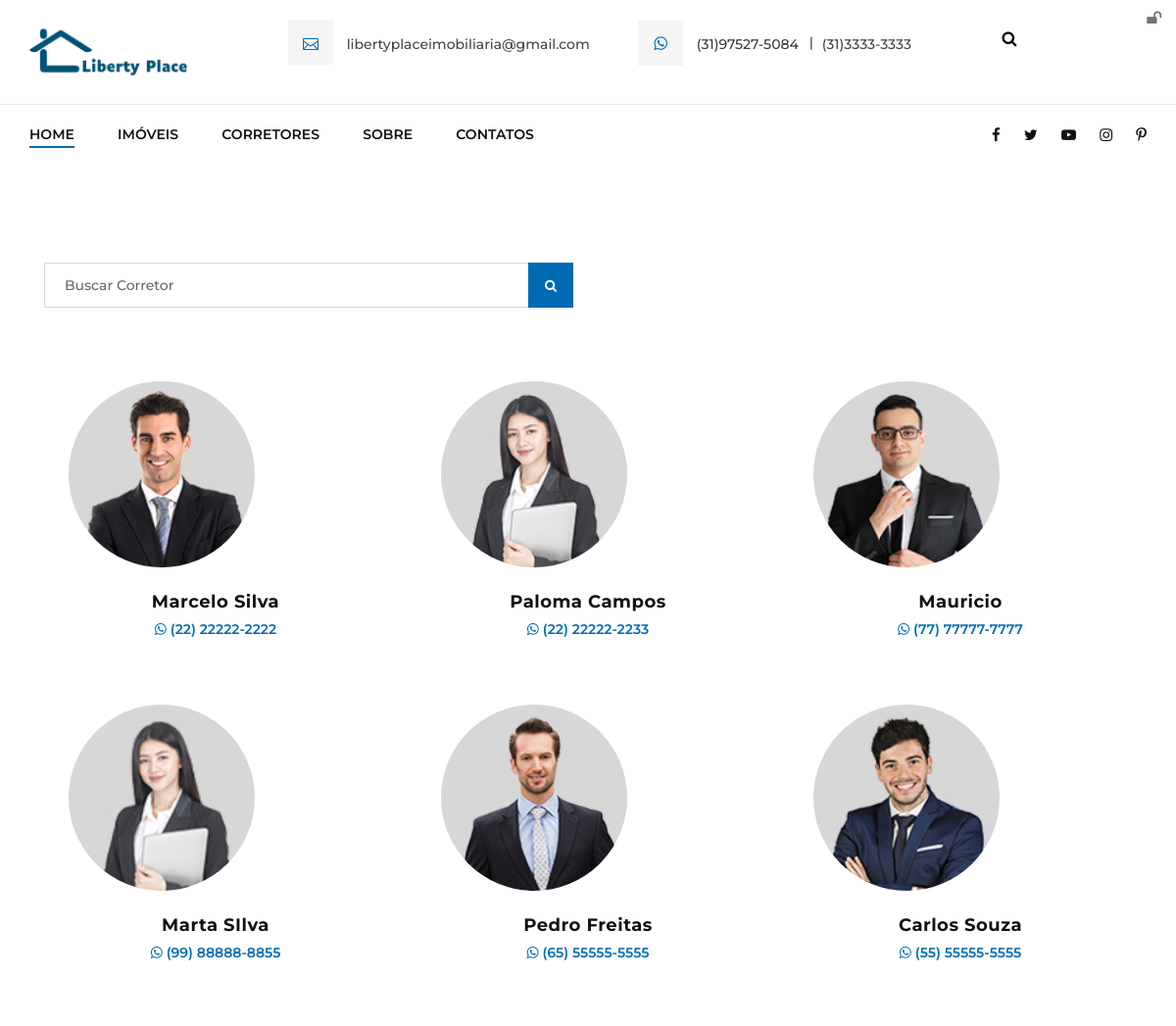
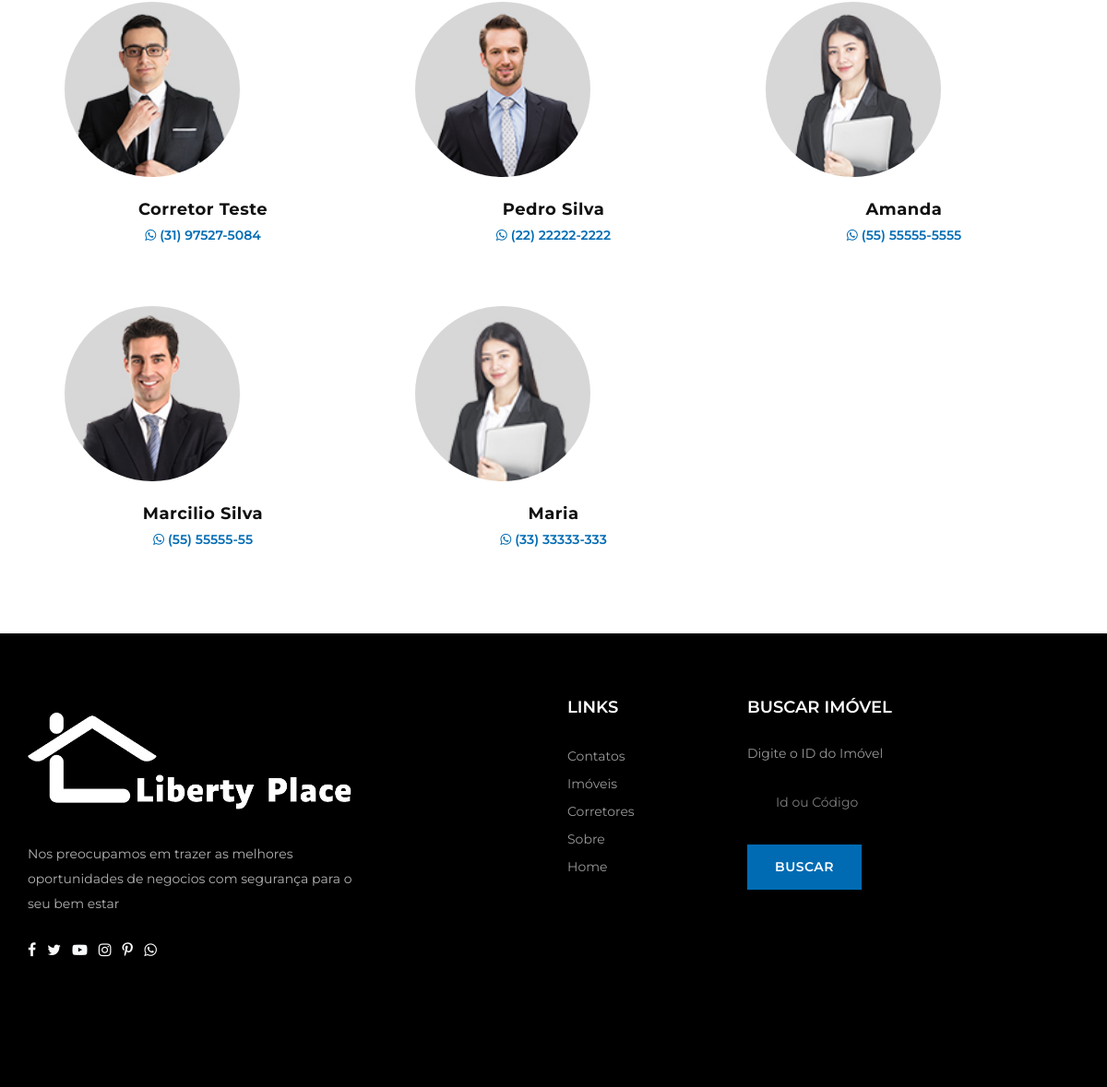
/imobiliaria/corretores.php, run on the app's committed database (2 pictures, top to bottom).
### tables this page shows
CREATE TABLE `corretores` (
  `id` int(11) NOT NULL,
  `nome` varchar(50) NOT NULL,
  `cpf` varchar(20) NOT NULL,
  `telefone` varchar(15) NOT NULL,
  `email` varchar(50) NOT NULL,
  `endereco` varchar(100) NOT NULL,
  `foto` varchar(100) NOT NULL,
  `descricao` varchar(90) DEFAULT NULL,
  `twitter` varchar(150) DEFAULT NULL,
  `facebook` varchar(150) DEFAULT NULL,
  `corretor` tinyint(1) DEFAULT NULL,
  `creci` varchar(15) DEFAULT NULL
);

### imobiliaria/config.php (called while the page is built, shortened)
<?php
$whatsapp = "(31)97527-5084";
$telfixo = "(31)3333-3333";
$whatsappLink = "5531975275084";
$email = "libertyplaceimobiliaria@gmail.com";
 ?>

### imobiliaria/corretores.php (the view, shortened to what this page needs)
<?php
include_once("conexao.php");
include_once("cabecalho.php");
 ?>
<section class="agent-section spad">
    <div class="container">
        <div class="row">
            <div class="col-lg-6">
                <div class="agent-search-form">
                    <form action="corretores.php">
                        <input type="text" name="nome" placeholder="Buscar Corretor">
                        <button type="submit"><i class="fa fa-search"></i></button>
                    </form>
                </div>
            </div>
        </div>
        <div class="as-slider owl-carousel">
            <div class="row">
                <?php
                        $res = $pdo->query("SELECT * FROM corretores where nome LIKE '%".@$busca."%'");
          $dados = $res->fetchAll(PDO::FETCH_ASSOC);
          for ($i=0; $i < count($dados); $i++) {
             $nome = $dados[$i]['nome'];
                        $telefone = $dados[$i]['telefone'];
                        $imagem = $dados[$i]['foto'];
            ?>
              <div class="col-md-4">
                <div class="ts-item">
                    <div class="ts-text">
                        <img src="sistema/img/profiles/<?php echo $imagem ?>" alt="">
                        <h5><?php echo $nome ?></h5>
                        <span><i class="fa fa-whatsapp mr-1"></i><?php echo $telefone ?></span>
                    </div>
                </div>
            </div>
            <?php  }
               ?>
            </div>
        </div>
    </div>
</section>
<?php
include_once("rodape.php");
 ?>

### imobiliaria/cabecalho.php (shortened to what this page needs)
<?php
include_once("config.php");
 ?>
<!DOCTYPE html>
<html lang="pt-br">
    <head>
        <link rel="stylesheet" href="css/bootstrap.min.css" type="text/css">
        <link rel="stylesheet" href="css/font-awesome.min.css" type="text/css">
        <link rel="stylesheet" href="css/elegant-icons.css" type="text/css">
        <link rel="stylesheet" href="css/jquery-ui.min.css" type="text/css">
        <link rel="stylesheet" href="css/nice-select.css" type="text/css">
        <link rel="stylesheet" href="css/owl.carousel.min.css" type="text/css">
        <link rel="stylesheet" href="css/magnific-popup.css" type="text/css">
        <link rel="stylesheet" href="css/slicknav.min.css" type="text/css">
        <link rel="stylesheet" href="css/style.css" type="text/css">
    </head>
    <body>
        <header class="header-section">
            <span class="btn-logar"><a href="sistema" target="_blank" class="text-secondary"><i class="fa fa-unlock d-none d-md-block"></a></i></span>
            <div class="hs-top">
                <div class="container">
                    <div class="row">
                        <div class="col-lg-2">
                            <div class="logo">
                                <a href="./index.php"><img src="img/logo_1.png" alt=""></a>
                            </div>
                        </div>
                        <div class="col-lg-8">
                            <div class="ht-widget">
                                <ul>
                                    <li><i class="icon_mail_alt"></i> <?php echo $email; ?></li>
                                    <li><a class="text-dark" target="_blank" href="http://api.whatsapp.com/send?1=pt_BR&phone=<?php echo $whatsappLink; ?>"><i class="fa fa-whatsapp"></i> <?php echo $whatsapp; ?> </a> <span><?php echo $telfixo; ?></span></li>
                                </ul>
                            </div>
                        </div>
                        <div class="col-lg-2 d-none d-md-block">
                             <form action="imovel-detalhes.php" method="get">
                                    <div class="container2">
                                        <input class="busca" type="search" id="busca" name="id" placeholder="Id do Imóvel">
                                        <button class="btnbusca" type="submit"><i class="fa fa-search"></i></button>
                                    </div>
                                </form>
                        </div>
                    </div>
                </div>
            </div>
            <div class="hs-nav">
                <div class="container">
                    <div class="row">
                        <div class="col-lg-9">
                            <nav class="nav-menu">
                                <ul>
                                    <li class="active"><a href="./index.php">Home</a></li>
                                    <li><a href="imoveis.php">Imóveis</a></li>
                                    <li><a href="corretores.php">Corretores</a></li>
                                    <li><a href="sobre.php">Sobre</a></li>
                                    <li><a href="contatos.php">Contatos</a></li>
                                </ul>
                            </nav>
                        </div>
                        <div class="col-lg-3">
                            <div class="hn-social">
                                <a href="#"><i class="fa fa-facebook"></i></a>
                                <a href="#"><i class="fa fa-twitter"></i></a>
                                <a href="#"><i class="fa fa-youtube-play"></i></a>
                                <a href="#"><i class="fa fa-instagram"></i></a>
                                <a href="#"><i class="fa fa-pinterest-p"></i></a>
                            </div>
                        </div>
                    </div>
                </div>
            </div>
        </header>

### imobiliaria/rodape.php (shortened to what this page needs)
<?php
include_once("config.php");
 ?>
    <footer class="footer-section">
        <div class="container">
            <div class="row">
                <div class="col-lg-4 col-md-6">
                    <div class="fs-about">
                        <div class="fs-logo">
                            <a href="#">
                                <img src="img/logo_branco.png" alt="">
                            </a>
                        </div>
                        <p>Nos preocupamos em trazer as melhores oportunidades de negocios com segurança para o seu bem estar</p>
                    <?php if(isset($_GET['id']) && $_GET['id'] == null){ ?>
                        <div class="fs-social">
                            <a href="#"><i class="fa fa-facebook"></i></a>
                            <a href="#"><i class="fa fa-twitter"></i></a>
                            <a href="#"><i class="fa fa-youtube-play"></i></a>
                            <a href="#"><i class="fa fa-instagram"></i></a>
                            <a href="#"><i class="fa fa-pinterest-p"></i></a>
                            <a target="_blank" href="http://api.whatsapp.com/send?1=pt_BR&phone=<?php echo $whatsappLink ?>"> <i class="fa fa-whatsapp"></i></a>
                        </div>
                    <?php }else{ ?>
                        <div class="mt-2">
                            <a href="#"><i class="fa fa-facebook text-light mr-2"></i></a>
                            <a href="#"><i class="fa fa-twitter text-light mr-2"></i></a>
                            <a href="#"><i class="fa fa-youtube-play text-light mr-2"></i></a>
                            <a href="#"><i class="fa fa-instagram text-light mr-2"></i></a>
                            <a href="#"><i class="fa fa-pinterest-p text-light mr-2"></i></a>
                            <a target="_blank" href="http://api.whatsapp.com/send?1=pt_BR&phone=<?php echo $whatsappLink ?>"> <i class="fa fa-whatsapp text-light mr-2"></i></a>
                        </div>
                    <?php } ?>
                    </div>
                </div>
                <div class="col-lg-2 col-sm-6">
                </div>
                <div class="col-lg-2 col-sm-6">
                    <div class="fs-widget">
                        <h5>Links</h5>
                        <ul>
                            <li><a href="#">Contatos</a></li>
                            <li><a href="#">Imóveis</a></li>
                            <li><a href="#">Corretores</a></li>
                            <li><a href="#">Sobre</a></li>
                            <li><a href="#">Home</a></li>
                        </ul>
                    </div>
                </div>
                <div class="col-lg-4 col-md-6">
                    <div class="fs-widget">
                        <h5>Buscar Imóvel</h5>
                        <p>Digite o ID do Imóvel</p>
                        <form action="imovel-detalhes.php" method="get" class="subscribe-form">
                            <input type="text" name="id" placeholder="Id ou Código">
                            <button type="submit" class="site-btn">Buscar</button>
                        </form>
                    </div>
                </div>
            </div>
            <div class="copyright-text">
            </div>
        </div>
    </footer>
</body>
</html>

### data on the page
corretores: foto (picture), nome "Marcelo Silva", telefone "(22) 22222-2222"
corretores: foto (picture), nome "Paloma Campos", telefone "(22) 22222-2233"
corretores: foto (picture), nome "Mauricio", telefone "(77) 77777-7777"
corretores: foto (picture), nome "Marta SIlva", telefone "(99) 88888-8855"
corretores: foto (picture), nome "Pedro Freitas", telefone "(65) 55555-5555"
corretores: foto (picture), nome "Carlos Souza", telefone "(55) 55555-5555"
corretores: foto (picture), nome "Corretor Teste", telefone "(31) 97527-5084"
corretores: foto (picture), nome "Pedro Silva", telefone "(22) 22222-2222"
corretores: foto (picture), nome "Amanda", telefone "(55) 55555-5555"
corretores: foto (picture), nome "Marcilio Silva", telefone "(55) 55555-55"
corretores: foto (picture), nome "Maria", telefone "(33) 33333-333"

### other printed values
$email "libertyplaceimobiliaria@gmail.com"
$whatsapp "(31)97527-5084"
$telfixo "(31)3333-3333"
